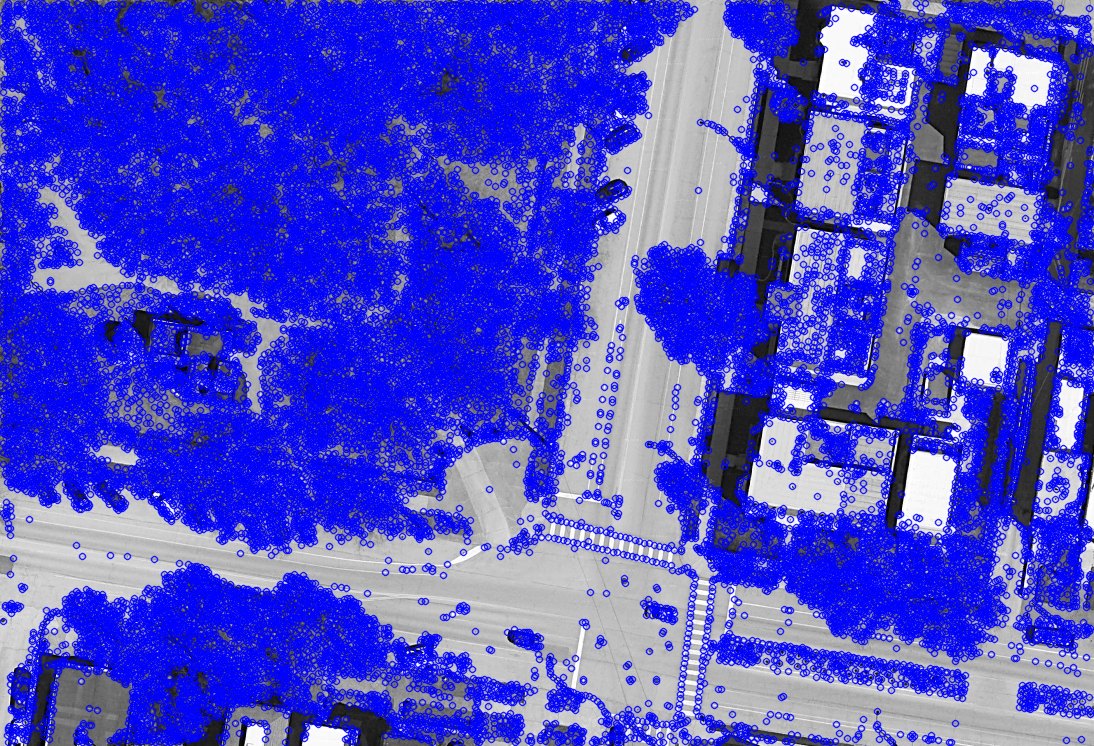
#> input picture code/classic_cv/fast/fast_true_sat.png, 1094 x 746 px, given in place of DJI_0687.JPG, which was not available
$ python fast.py
#> lines starting #> are read from the running program, lines starting #| are printed output that depends on the picture; pictures that were not available may be replaced by others from this repository, and a replacement may not be noted
import numpy as np
import cv2 as cv
from matplotlib import pyplot as plt

IMG_SRC = "uav"
# IMG_SRC = "sat"

for IMG_SRC in ["uav", "sat"]:

    img = cv.imread(f'data/test/{IMG_SRC}_images/DJI_0687.JPG', cv.IMREAD_GRAYSCALE) # `<opencv_root>/samples/data/blox.jpg`
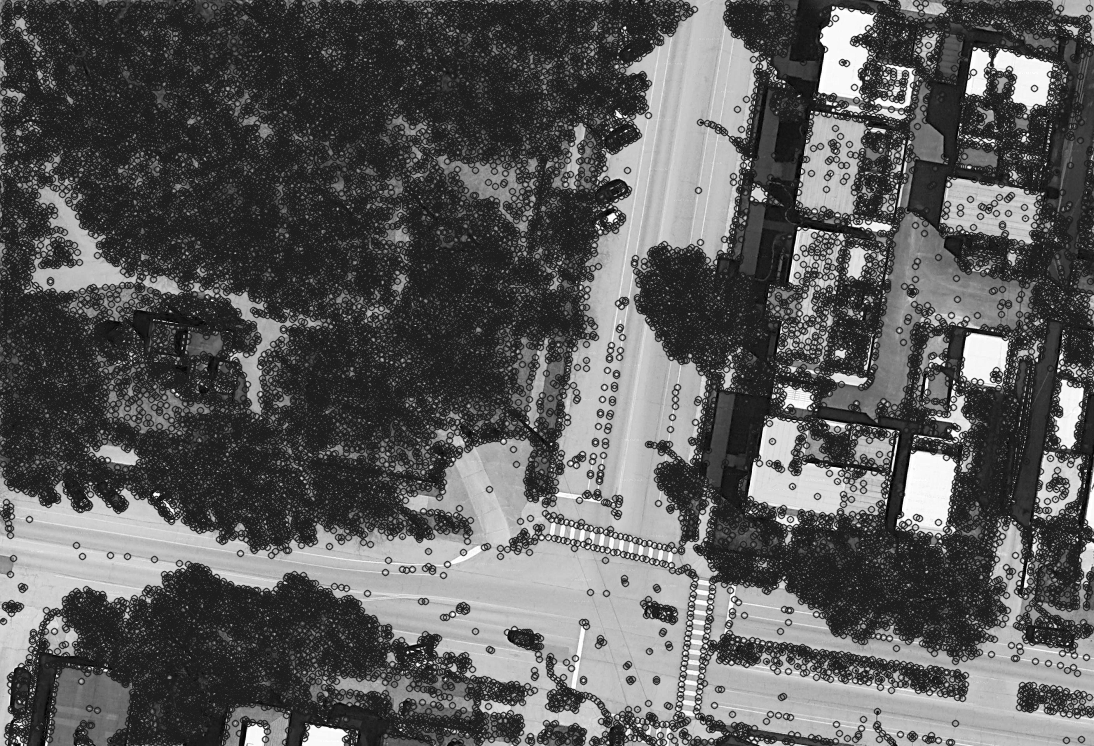
#> img: shape (746, 1094); min 0, max 255, mean 90.7

    factor = 0.2
    interpolation = cv.INTER_LINEAR
    if IMG_SRC == "uav":
        interpolation = cv.INTER_NEAREST

    img = cv.resize(img, (0, 0), fx = factor, fy = factor, interpolation=interpolation)
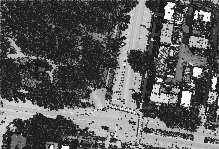
#> img: shape (149, 219); min 0, max 255, mean 90.9
    # [11 lines of commented-out code are left out]
    fast = cv.FastFeatureDetector_create()
    fast.setThreshold(20)
    fast.setType(1)

    cv.FastFeatureDetector

    # find and draw the keypoints
    kp = fast.detect(img, None)
#> kp = 1787 keypoints; strongest (x, y, size): (171, 8, 7), (21, 134, 7), (179, 90, 7), (196, 11, 7)
    img2 = cv.drawKeypoints(img, kp, None, color=(255,0,0))
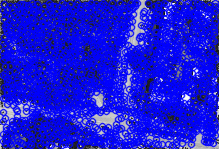
#> img2: shape (149, 219, 3); mean of channels 0, 1, 2 213.2, 26.7, 26.7; drawn as B, G, R

    # Print all default params
    print( "Threshold: {}".format(fast.getThreshold()) )
    print( "nonmaxSuppression:{}".format(fast.getNonmaxSuppression()) )
    print( "neighborhood: {}".format(fast.getType()) )
    print( "Total Keypoints with nonmaxSuppression: {}".format(len(kp)) )
#| Total Keypoints with nonmaxSuppression: 1787

    cv.imwrite(f'feature_extractors/fast/fast_true_{IMG_SRC}.png', img2)
#> pass 2 of the loop `for IMG_SRC in ["uav", "sat"]:`:
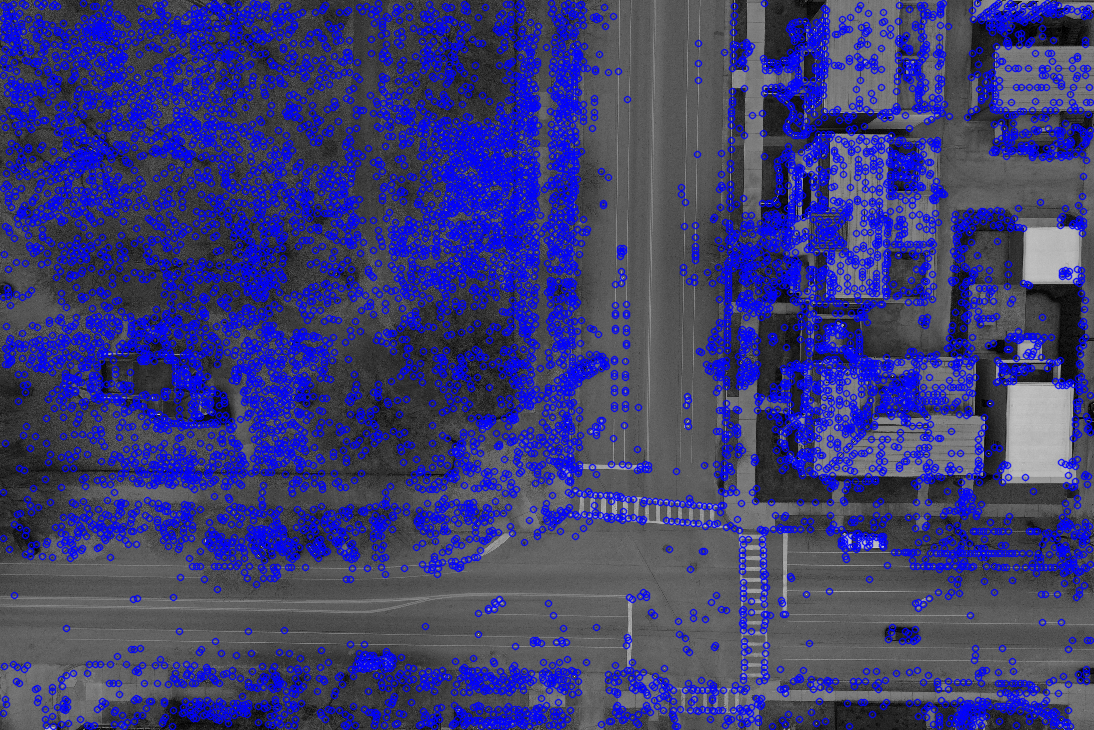
#> input picture code/classic_cv/fast/fast_true_uav.png, 1094 x 730 px, given in place of DJI_0687.JPG, which was not available
#> `img = cv.resize(img, (0, 0), fx = factor, fy = factor, interpolation=i..`:
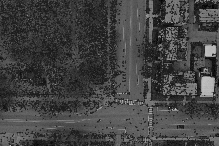
#> img: shape (146, 219); min 1, max 196, mean 66.5
#> kp = 1121 keypoints; strongest (x, y, size): (212, 54, 7), (175, 108, 7), (169, 107, 7), (204, 69, 7)
#> `img2 = cv.drawKeypoints(img, kp, None, color=(255,0,0))`:
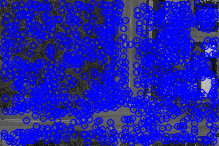
#> img2: shape (146, 219, 3); mean of channels 0, 1, 2 167.4, 30.9, 30.9; drawn as B, G, R
#| Total Keypoints with nonmaxSuppression: 1121
